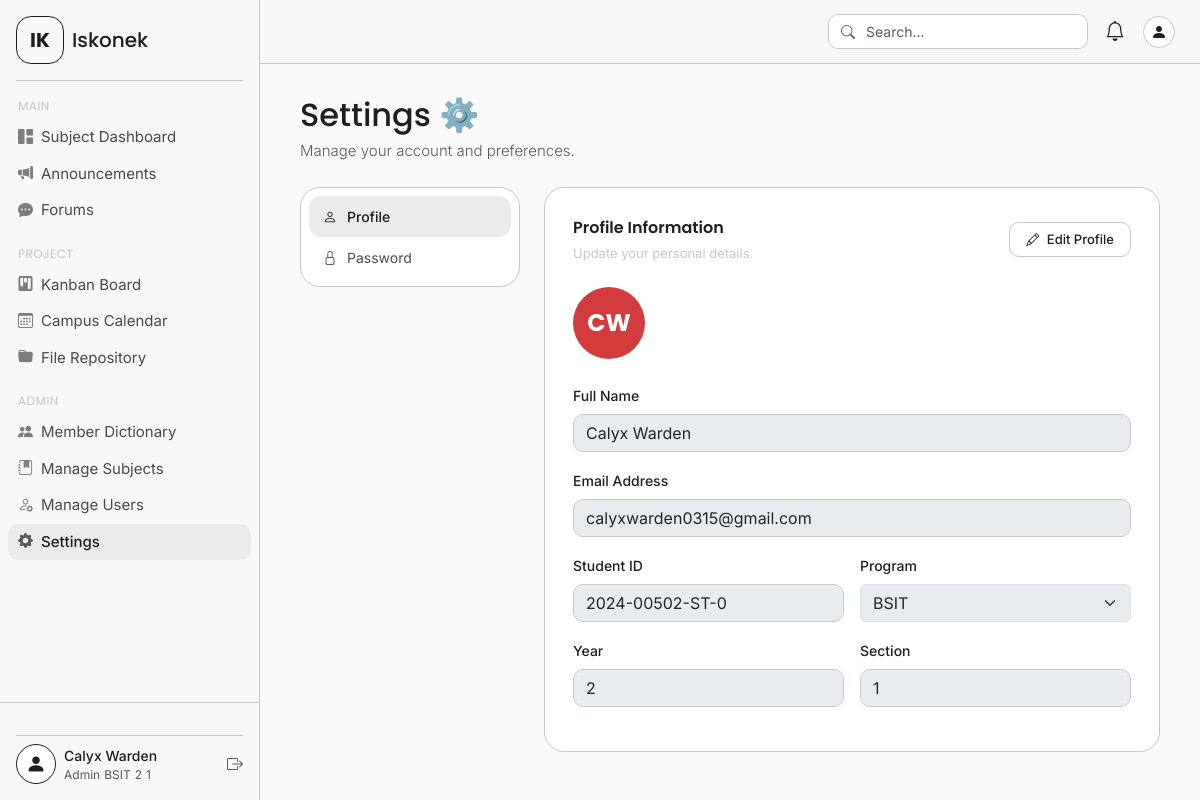
The app's page /settings.php (signed in) with its own data.
### tables this page shows
CREATE TABLE `users` (
  `id` int(11) NOT NULL,
  `first_name` varchar(120) NOT NULL,
  `mid_name` varchar(120) DEFAULT NULL,
  `last_name` varchar(120) NOT NULL,
  `email` varchar(160) NOT NULL,
  `student_id` varchar(30) NOT NULL,
  `year` tinyint(1) DEFAULT NULL,
  `program` varchar(100) DEFAULT NULL,
  `section` varchar(40) DEFAULT NULL,
  `role` varchar(80) DEFAULT 'Student',
  `password` varchar(255) NOT NULL,
  `avatar` varchar(255) DEFAULT NULL,
  `created_at` timestamp NOT NULL DEFAULT current_timestamp()
);

### settings.php (the view, shortened to what this page needs)
<?php
require_once 'includes/config.php';
$user_id = $_SESSION['user_id'];
$user_query = $conn->prepare("SELECT id, first_name,mid_name,last_name, email, student_id, role, section,year, avatar FROM users WHERE id = ?");
$user_query->bind_param("i", $user_id);
$user_query->execute();
$user = $user_query->get_result()->fetch_assoc();
function avatarColor(string $name): string
{
  $colors = ['#33b77a', '#4a90d9', '#d23c3c', '#f5a623', '#9b59b6', '#1abc9c', '#e67e22', '#2980b9'];
  return $colors[abs(crc32($name)) % count($colors)];
}
function initials(string $name): string
{
  $parts = explode(' ', trim($name));
  $i = strtoupper(substr($parts[0], 0, 1));
  if (count($parts) > 1)
    $i .= strtoupper(substr(end($parts), 0, 1));
  return $i;
}
?>
<!DOCTYPE html>
<html lang="en">
<head>
  <link href="https://cdn.jsdelivr.net/npm/bootstrap@5.3.3/dist/css/bootstrap.min.css" rel="stylesheet">
  <link href="https://cdn.jsdelivr.net/npm/bootstrap-icons@1.11.3/font/bootstrap-icons.min.css" rel="stylesheet">
  <link href="assets/css/style.css" rel="stylesheet">
</head>
<body>
  <div class="app-wrapper">
    <?php include 'includes/sidebar.php'; ?>
    <div class="main-content">
      <?php include 'includes/navbar.php'; ?>
      <div class="page-body">
        <div class="mb-4">
          <h2 class="hero-greeting mb-1">Settings ⚙️</h2>
          <p class="hero-sub text-muted">Manage your account and preferences.</p>
        </div>
        <div class="settings-layout">
          <nav class="settings-nav">
            <button class="settings-nav-item active" onclick="switchTab('profile', this)">
              <i class="bi bi-person"></i> Profile
            </button>
            <button class="settings-nav-item" onclick="switchTab('password', this)">
              <i class="bi bi-lock"></i> Password
            </button>
          </nav>
          <div class="settings-panel">
            <div class="settings-section active" id="tab-profile">
              <div class="d-flex justify-content-between align-items-center mb-4">
                <div>
                  <p class="settings-section-title">Profile Information</p>
                  <p class="settings-section-desc mb-0">Update your personal details.</p>
                </div>
                <button type="button" class="btn-upload-avatar" id="editProfileBtn" onclick="toggleProfileEdit()">
                  <i class="bi bi-pencil me-1"></i> Edit Profile
                </button>
              </div>
              <div class="d-flex align-items-center gap-16 mb-4" style="gap:16px;">
                <div class="avatar-preview" id="avatarPreview" style="background:<?= avatarColor($user['first_name']) ?>;">
                  <?php if (!empty($user['avatar'])): ?>
                    <img src="<?= htmlspecialchars($user['avatar']) ?>" alt="Avatar">
                  <?php else: ?>
                    <?= initials($_SESSION['full_name']) ?>
                  <?php endif; ?>
                </div>
              </div>
              <form method="POST" action="actions/settings_actions.php" enctype="multipart/form-data" id="profileForm">
                <div class="row g-3 mb-3">
                  <div class="col-12">
                    <label class="form-label small fw-medium">Full Name</label>
                    <input type="text" name="full_name" class="form-control" required maxlength="120"
                      value="<?= htmlspecialchars($_SESSION['full_name']) ?>"
                      style="border-radius:10px;border-color:var(--border-color);" disabled>
                  </div>
                  <div class="col-12">
                    <label class="form-label small fw-medium">Email Address</label>
                    <input type="email" name="email" class="form-control" required maxlength="160"
                      value="<?= htmlspecialchars($user['email']) ?>"
                      style="border-radius:10px;border-color:var(--border-color);" disabled>
                  </div>
                  <div class="col-sm-6">
                    <label class="form-label small fw-medium">Student ID</label>
                    <input type="text" name="student_id" class="form-control" maxlength="30"
                      value="<?= htmlspecialchars($user['student_id']) ?>"
                      style="border-radius:10px;border-color:var(--border-color);" disabled>
                  </div>
                  <div class="col-sm-6">
                    <label class="form-label small fw-medium">Program</label>
                    <select name="course" class="form-select" disabled>
                      <optgroup label="Current Program" disabled>
                        <option selected>
                          <?= isset($_SESSION['program']) ? htmlspecialchars($_SESSION['program']) : '' ?>
                        </option>
                      </optgroup>
                    </select>
                  </div>
                  <div class="col-sm-6">
                    <label class="form-label small fw-medium">Year</label>
                    <input type="text" name="year" class="form-control" maxlength="40"
                      value="<?= htmlspecialchars($user['year'] ?? '') ?>" placeholder="1"
                      style="border-radius:10px;border-color:var(--border-color);" disabled>
                  </div>
                  <div class="col-sm-6">
                    <label class="form-label small fw-medium">Section</label>
                    <input type="text" name="section" class="form-control" maxlength="40"
                      value="<?= htmlspecialchars($user['section'] ?? '') ?>" placeholder="e.g. BSIT 2-1"
                      style="border-radius:10px;border-color:var(--border-color);" disabled>
                  </div>
                </div>
              </form>
            </div>
          </div>
        </div>
      </div>
    </div>
  </div>
</body>
</html>

### assets/css/style.css (style rules this page uses)
:root { --sidebar-width: 260px; --navbar-height: 64px; --bg-main: #fafafa; --bg-sidebar: #f7f8f7; --border-color: #c5c7c6; --hover-bg: #ebebeb; --text-primary: #1e1e1e; --text-secondary: rgba(30, 30, 30, 0.8); --text-muted: #c5c7c6; --accent-green: #33b77a; --accent-red: #d23c3c; --font-main: 'Inter', sans-serif; --font-heading: 'Poppins', sans-serif; }
* { box-sizing: border-box; }
body { font-family: var(--font-main); background-color: var(--bg-main); color: var(--text-primary); overflow-x: hidden; }
.app-wrapper { display: flex; min-height: 100vh; }
.main-content { margin-left: var(--sidebar-width); flex: 1; display: flex; flex-direction: column; min-height: 100vh; }
.page-body { padding: 32px 40px; flex: 1; }
.hero-greeting { font-family: var(--font-heading); font-size: 32px; font-weight: 500; color: var(--text-primary); line-height: 1.2; }
.hero-sub { font-size: 15px; font-weight: 300; color: var(--text-primary); margin-top: 6px; }

### settings.php (style rules this page uses)
.settings-layout { display: grid; grid-template-columns: 220px 1fr; gap: 24px; align-items: start; }
.settings-nav { position: sticky; top: calc(var(--navbar-height) + 24px); background: white; border: 1px solid var(--border-color); border-radius: 20px; overflow: hidden; padding: 8px; }
.settings-nav-item { display: flex; align-items: center; gap: 10px; padding: 10px 14px; border-radius: 12px; font-size: 14px; color: var(--text-secondary); cursor: pointer; transition: background 0.15s; border: none; background: none; width: 100%; text-align: left; }
.settings-nav-item.active { background: var(--hover-bg); color: var(--text-primary); font-weight: 500; }
.settings-panel { background: white; border: 1px solid var(--border-color); border-radius: 20px; overflow: hidden; }
.settings-section { display: none; padding: 28px; }
.settings-section.active { display: block; }
.settings-section-title { font-family: var(--font-heading); font-weight: 600; font-size: 16px; color: var(--text-primary); margin-bottom: 4px; }
.settings-section-desc { font-size: 13px; color: var(--text-muted); margin-bottom: 24px; }
.avatar-preview { width: 72px; height: 72px; border-radius: 50%; display: flex; align-items: center; justify-content: center; color: white; font-weight: 700; font-size: 24px; font-family: var(--font-heading); flex-shrink: 0; }
.btn-upload-avatar { background: none; border: 1px solid var(--border-color); border-radius: 10px; padding: 7px 16px; font-size: 13px; font-weight: 500; cursor: pointer; transition: background 0.15s; color: var(--text-primary); }

### records on screen
users: email "calyxwarden0315@gmail.com", student_id "2024-00502-ST-0", year "2", section "1"

### other values on screen
$_SESSION['full_name'] "Calyx Warden"
$_SESSION['role'] "Admin"
$_SESSION['program'] "BSIT"
$_SESSION['year'] "2"
$_SESSION['section'] "1"
initials($_SESSION['full_name']) "CW"
form field course "BSIT"
